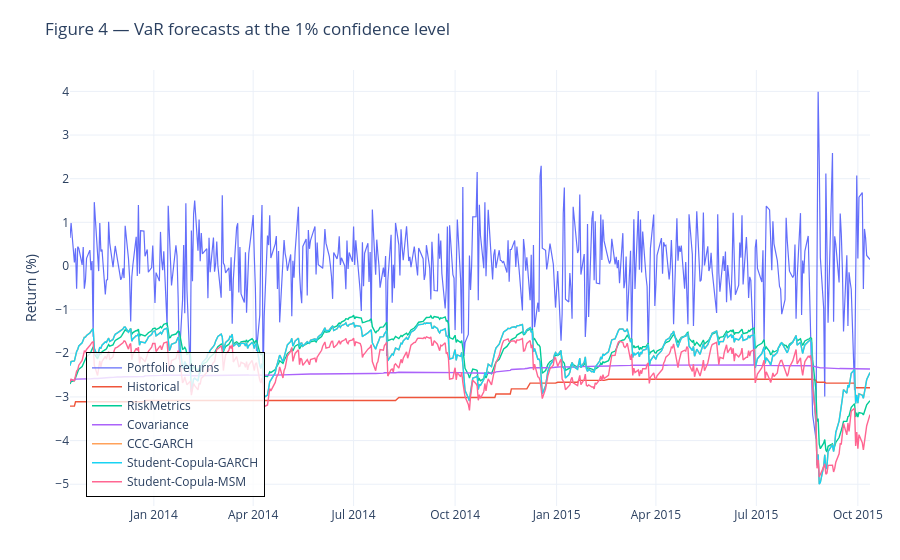

Notebook source saved alongside this figure:
### Code cell
var_1_all = pd.concat(
    [
        var_1_historical.rename("Historical"),
        var_1_riskmetrics.rename("RiskMetrics"),
        var_1_covariance.rename("Covariance"),
        var_1_ccc_garch.rename("CCC-GARCH"),
        var_1_copula_garch.rename("Student-Copula-GARCH"),
        var_1pct.rename("Student-Copula-MSM"),
    ],
    axis=1,
).dropna(how="any")
var_1_all.to_csv(PROCESSED_DATA_DIR / "var_1pct_all_models.csv", index=True)

portfolio_oos_1 = portfolio_returns(
    returns=returns[["NASDAQ", "S&P 500"]],
    weights=WEIGHTS,
).loc[var_1_all.index]

fig4 = plot_var_forecasts(
    portfolio_returns=portfolio_oos_1.rename("Portfolio returns"),
    var_forecasts=var_1_all,
    output_path=REPORTS_DIR / "figures" / "figure_4_var_1pct_all_models.html",
    title="Figure 4 — VaR forecasts at the 1% confidence level",
    positive_loss_var=False,
)

fig4.show()

fig4.write_image(
    REPORTS_DIR / "figures" / "figure_4_var_1pct_all_models.png",
    scale=2,
)

### Figure 1 — Plotly figure (JSON) as saved in the notebook; plotly's stock layout.template omitted (floating-point values rounded to 4 significant figures; data arrays with more than 128 entries replaced by an {"elided": "..."} marker saying what was removed)
{"data": [{"line": {"width": 1.2}, "mode": "lines", "name": "Portfolio returns", "type": "scatter", "x": {"elided": "500 str values"}, "y": {"elided": "500 float values"}}, {"line": {"width": 1.4}, "mode": "lines", "name": "Historical", "type": "scatter", "x": {"elided": "500 str values"}, "y": {"elided": "500 float values"}}, {"line": {"width": 1.4}, "mode": "lines", "name": "RiskMetrics", "type": "scatter", "x": {"elided": "500 str values"}, "y": {"elided": "500 float values"}}, {"line": {"width": 1.4}, "mode": "lines", "name": "Covariance", "type": "scatter", "x": {"elided": "500 str values"}, "y": {"elided": "500 float values"}}, {"line": {"width": 1.4}, "mode": "lines", "name": "CCC-GARCH", "type": "scatter", "x": {"elided": "500 str values"}, "y": {"elided": "500 float values"}}, {"line": {"width": 1.4}, "mode": "lines", "name": "Student-Copula-GARCH", "type": "scatter", "x": {"elided": "500 str values"}, "y": {"elided": "500 float values"}}, {"line": {"width": 1.4}, "mode": "lines", "name": "Student-Copula-MSM", "type": "scatter", "x": {"elided": "500 str values"}, "y": {"elided": "500 float values"}}], "layout": {"hovermode": "x unified", "legend": {"bgcolor": "rgba(255,255,255,0.8)", "bordercolor": "black", "borderwidth": 1, "x": 0.02, "xanchor": "left", "y": 0.02, "yanchor": "bottom"}, "margin": {"b": 50, "l": 70, "r": 30, "t": 70}, "title": {"text": "Figure 4 — VaR forecasts at the 1% confidence level"}, "xaxis": {"title": {"text": ""}}, "yaxis": {"title": {"text": "Return (%)"}}}}
